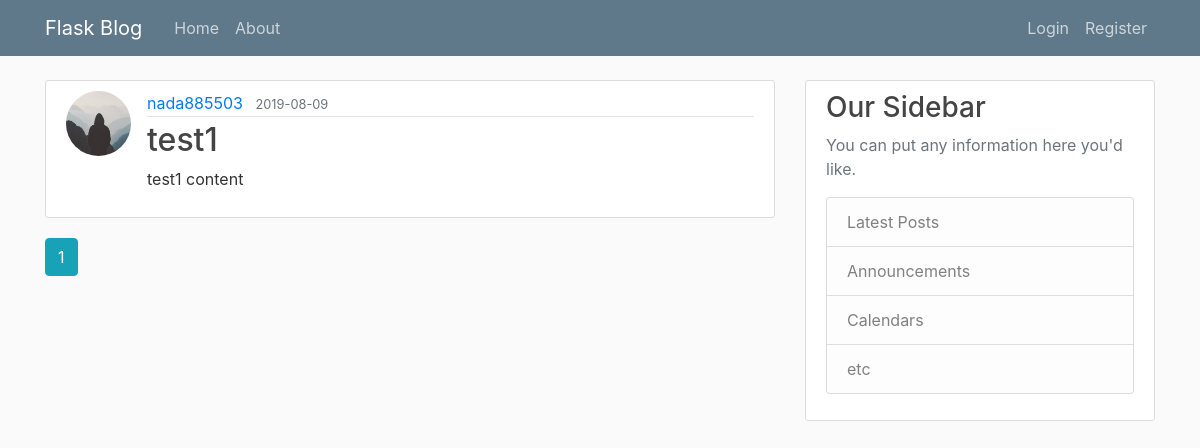
The app's page /home, older data.
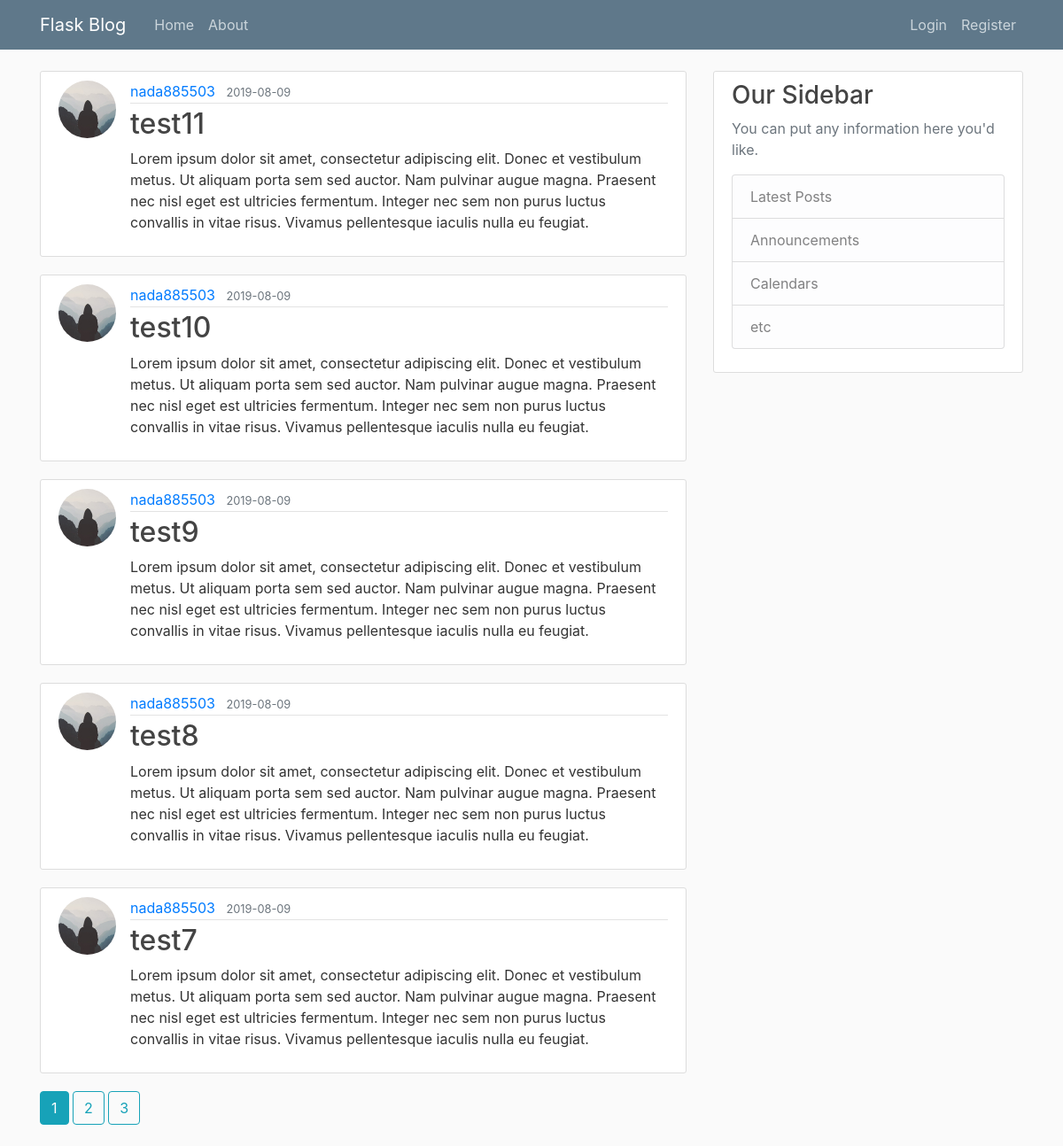
The same page, newer data.
### flaskblog/models.py (models this page shows, shortened)
class Post(db.Model):
    id = db.Column(db.Integer, primary_key=True)
    title = db.Column(db.String(100), nullable=False)
    date_posted = db.Column(db.DateTime, nullable=False, default=datetime.utcnow)
    content = db.Column(db.Text, nullable=False)
    user_id = db.Column(db.Integer, db.ForeignKey('user.id'), nullable=False)

class User(db.Model, UserMixin):
    id = db.Column(db.Integer, primary_key=True)
    username = db.Column(db.String(20), unique=True, nullable=False)
    email = db.Column(db.String(120), unique=True, nullable=False)
    image_file = db.Column(db.String(20), nullable=False, default='default.jpg')
    password = db.Column(db.String(60), nullable=False)
    posts = db.relationship('Post', backref='author', lazy=True)

### flaskblog/main/routes.py (the view)
@main.route("/")
@main.route("/home")
def home():
    page = request.args.get('page', 1, type=int)
    posts = Post.query.order_by(Post.date_posted.desc()).paginate(page=page, per_page=5)
    return render_template('home.html', posts=posts)

### flaskblog/templates/home.html
{% extends "layout.html" %}
{% block content %}
    {% for post in posts.items %}
        <article class="media content-section">
            <img class="rounded-circle article-img" src="{{ url_for('static', filename='profile_pics/' + post.author.image_file) }}">
            <div class="media-body">
                <div class="article-metadata">
                    <a class="mr-2" href="{{ url_for('users.user_posts', username=post.author.username) }}">{{ post.author.username }}</a>
                    <small class="text-muted">{{ post.date_posted.strftime('%Y-%m-%d') }}</small>
                </div>
                <h2><a class="article-title" href="{{ url_for('posts.post', post_id=post.id) }}">{{ post.title }}</a></h2>
                <p class="article-content">{{ post.content }}</p>
            </div>
        </article>
    {% endfor %}
    {% for page_num in posts.iter_pages(left_edge=1, right_edge=1, left_current=1, right_current=2) %}
        {% if page_num %}
            {% if posts.page == page_num %}
                <a class="btn btn-info mb-4" href="{{ url_for('main.home', page=page_num) }}">{{ page_num }}</a>
            {% else %}
                <a class="btn btn-outline-info mb-4" href="{{ url_for('main.home', page=page_num) }}">{{ page_num }}</a>
            {% endif %}
        {% else %}
            ...
        {% endif %}
    {% endfor %}
{% endblock %}

### flaskblog/templates/layout.html (shortened to what this page needs)
<!DOCTYPE html>
<html>
<head>
    <link rel="stylesheet" href="https://maxcdn.bootstrapcdn.com/bootstrap/4.0.0/css/bootstrap.min.css">
    <link rel="stylesheet" type="text/css" href="{{ url_for('static', filename='main.css') }}">
</head>
<body>
    <header class="site-header">
            <nav class="navbar navbar-expand-md navbar-dark bg-steel fixed-top">
            <div class="container">
                <a class="navbar-brand mr-4" href="/">Flask Blog</a>
                <div class="collapse navbar-collapse" id="navbarToggle">
                    <div class="navbar-nav mr-auto">
                        <a class="nav-item nav-link" href="{{ url_for('main.home') }}">Home</a>
                        <a class="nav-item nav-link" href="{{ url_for('main.about') }}">About</a>
                    </div>
                    <div class="navbar-nav">
                        {% if current_user.is_authenticated %}
                            <a class="nav-item nav-link" href="{{ url_for('posts.new_post') }}">New Post</a>
                            <a class="nav-item nav-link" href="{{ url_for('users.account') }}">Account</a>
                            <a class="nav-item nav-link" href="{{ url_for('users.logout') }}">Logout</a>
                        {% else %}
                            <a class="nav-item nav-link" href="{{ url_for('users.login') }}">Login</a>
                            <a class="nav-item nav-link" href="{{ url_for('users.register') }}">Register</a>
                        {% endif %}
                    </div>
                </div>
            </div>
        </nav>
    </header>
    <main role="main" class="container">
        <div class="row">
            <div class="col-md-8">
                {% block content %}{% endblock %}
            </div>
            <div class="col-md-4">
                <div class="content-section">
                    <h3>Our Sidebar</h3>
                    <p class='text-muted'>You can put any information here you'd like.
                        <ul class="list-group">
                            <li class="list-group-item list-group-item-light">Latest Posts</li>
                            <li class="list-group-item list-group-item-light">Announcements</li>
                            <li class="list-group-item list-group-item-light">Calendars</li>
                            <li class="list-group-item list-group-item-light">etc</li>
                        </ul>
                    </p>
                </div>
            </div>
        </div>
      </main>
</body>
</html>

### flaskblog/static/main.css (style rules this page uses)
body { background: #fafafa; color: #333333; margin-top: 5rem; }
h1, h2, h3, h4, h5, h6 { color: #444444; }
.bg-steel { background-color: #5f788a; }
.site-header .navbar-nav .nav-link { color: #cbd5db; }
.content-section { background: #ffffff; padding: 10px 20px; border: 1px solid #dddddd; border-radius: 3px; margin-bottom: 20px; }
.article-title { color: #444444; }
.article-content { white-space: pre-line; }
.article-img { height: 65px; width: 65px; margin-right: 16px; }
.article-metadata { padding-bottom: 1px; margin-bottom: 4px; border-bottom: 1px solid #e3e3e3 }

Row changes from the older to the newer data that the page shows:
removed Post: image_file (placeholder picture), author.username "nada885503", date_posted "2019-08-09", title "test1", content "test1 content"
added Post: image_file (placeholder picture), author.username "nada885503", date_posted "2019-08-09", title "test11", content "Lorem ipsum dolor sit amet, consectetur adipiscing elit. Donec et vestibulum metus. Ut aliquam porta sem sed auctor. Nam pulvinar augue magna. Praesent nec nisl eget est ultricies fermentum. Integer nec sem non purus luctus convallis in vitae risus. Vivamus pellentesque iaculis nulla eu feugiat."
added Post: image_file (placeholder picture), author.username "nada885503", date_posted "2019-08-09", title "test10", content "Lorem ipsum dolor sit amet, consectetur adipiscing elit. Donec et vestibulum metus. Ut aliquam porta sem sed auctor. Nam pulvinar augue magna. Praesent nec nisl eget est ultricies fermentum. Integer nec sem non purus luctus convallis in vitae risus. Vivamus pellentesque iaculis nulla eu feugiat."
added Post: image_file (placeholder picture), author.username "nada885503", date_posted "2019-08-09", title "test9", content "Lorem ipsum dolor sit amet, consectetur adipiscing elit. Donec et vestibulum metus. Ut aliquam porta sem sed auctor. Nam pulvinar augue magna. Praesent nec nisl eget est ultricies fermentum. Integer nec sem non purus luctus convallis in vitae risus. Vivamus pellentesque iaculis nulla eu feugiat."
added Post: image_file (placeholder picture), author.username "nada885503", date_posted "2019-08-09", title "test8", content "Lorem ipsum dolor sit amet, consectetur adipiscing elit. Donec et vestibulum metus. Ut aliquam porta sem sed auctor. Nam pulvinar augue magna. Praesent nec nisl eget est ultricies fermentum. Integer nec sem non purus luctus convallis in vitae risus. Vivamus pellentesque iaculis nulla eu feugiat."
added Post: image_file (placeholder picture), author.username "nada885503", date_posted "2019-08-09", title "test7", content "Lorem ipsum dolor sit amet, consectetur adipiscing elit. Donec et vestibulum metus. Ut aliquam porta sem sed auctor. Nam pulvinar augue magna. Praesent nec nisl eget est ultricies fermentum. Integer nec sem non purus luctus convallis in vitae risus. Vivamus pellentesque iaculis nulla eu feugiat."
Text that changed along with them:
new list line: "2"
new list line: "3"
